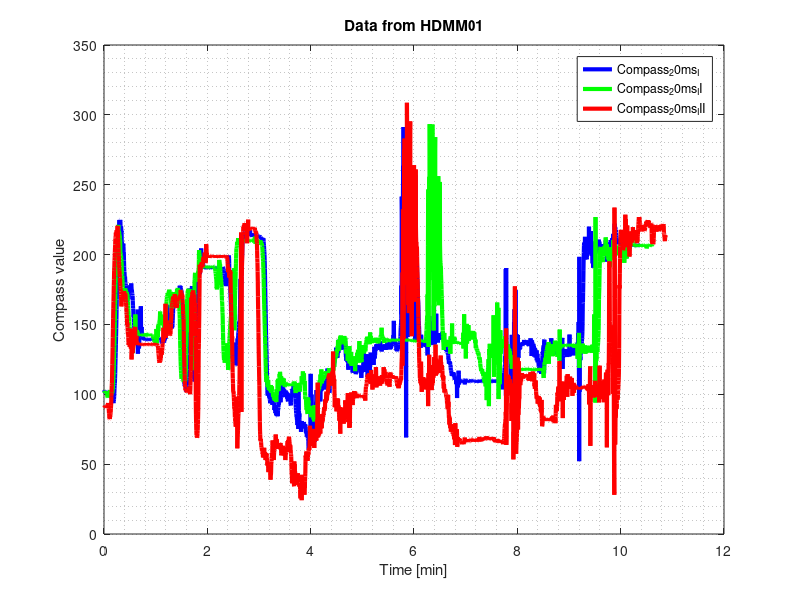

Source code (MATLAB):
mode(0)
clc, clear
descriptions = {"Timing"};
colors = {'g-','b-','m-'};
T1 = dlmread('Arduino_Uno_Data_Compass_20ms_I.csv');
T2 = dlmread('Arduino_Uno_Data_Compass_20ms_II.csv');
T3 = dlmread('Arduino_Uno_Data_Compass_20ms_III.csv');
data_valuesST1 = T1(2:end); 
data_valuesST2 = T2(2:end);
data_valuesST3 = T3(2:end);
z=10.5;
f = figure();
 plot(T1(:,1)/6000,T1(:,2),'b-',"linewidth", 3, T2(:,1)/6000,T2(:,2),'g-', "linewidth", 3, T3(:,1)/6000,T3(:,2),'r-',"linewidth", 3);
 set (gca, "xminorgrid", "on");
 set (gca, "yminorgrid", "on");
 title("Data from HDMM01")
 h = legend("Compass_20ms_I", "Compass_20ms_II", "Compass_20ms_III");
 xlabel("Time [min]");
 ylabel("Compass value");
